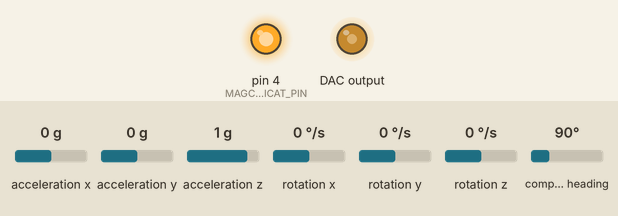
A sketch run on a simulated Arduino Uno, built with avr-gcc and run on an emulated ATmega328P. On the bench: output pins drawn as LEDs (lit = HIGH). Wiring (inferred from the names in the program): MCP4725 DAC at I2C address 0x60. The test bench sets the inputs (shaded band); at power-on: rotation z 0 °/s, compass heading 90°, acceleration x 0 g, acceleration y 0 g, acceleration z 1 g, rotation x 0 °/s, rotation y 0 °/s.

Above: at 6.3 s.
6.4 s: rotation z set to -192 °/s
9.4 s: compass heading set to 180°
At 10.8 s:
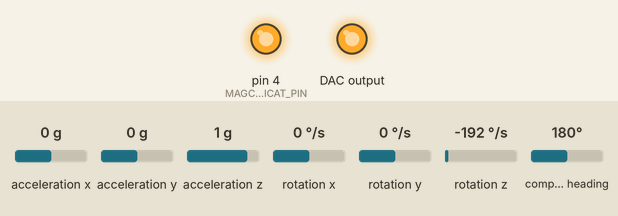
11.1 s: compass heading set to 7°
At 13.9 s:
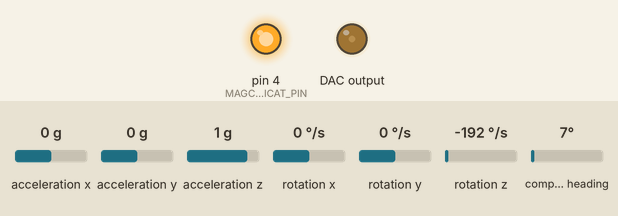
14.1 s: rotation z set to -100 °/s
Timing chart, 0 to 18.1 s (numbered marks = the images above; inputs shaded):
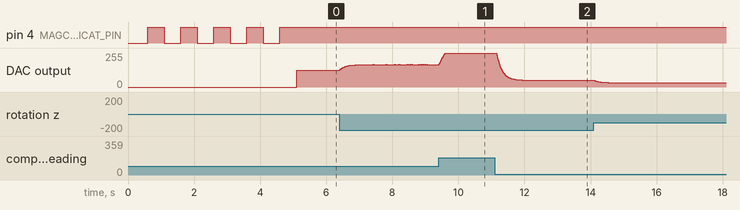

The sketch:

MPU_9250.ino
```cpp
#include "MPU9250.h" // Bolder Flight System library
#include <math.h>

// DAC variables
#define MCP4725_ADDR 0x60  // DAC I2C address

MPU9250 imu(Wire,0x68);;

float lowPassWeight = 0.80;
float gyroWeight = 0.95;
float magWeight = 0.95;

float rawAccX, rawAccY, rawAccZ;
float rawGyroX, rawGyroY, rawGyroZ;
float rawMagX, rawMagY, rawMagZ;
float filteredAccX, filteredAccY, filteredAccZ;
float filteredMagX, filteredMagY, filteredMagZ;
float compMagX, compMagY;
float pitch, roll, yaw = 0.0;
float magHeading;
int cameraPosition;

uint32_t prevTime;
float dt;
int MAGCAL_INDICAT_PIN = 4;
int toggle = 0;
void setup() {
//    Serial.begin(9600);
    pinMode(MAGCAL_INDICAT_PIN, OUTPUT);
    Wire.begin();
    delay(100);

    if (imu.begin() < 0) {  // change to your own address
      Serial.println("IMU initialization unsuccessful");
      Serial.println("Check IMU wiring or try cycling power");
      while(1) {}
    }
  imu.calibrateMag();
//  imu.setMagCalX(imu.getMagBiasX_uT(),imu.getMagScaleFactorX());
//  imu.setMagCalY(imu.getMagBiasY_uT(),imu.getMagScaleFactorY());
//  imu.setMagCalZ(imu.getMagBiasZ_uT(),imu.getMagScaleFactorZ());

  for(int i = 0; i < 10; i++){
    digitalWrite(MAGCAL_INDICAT_PIN, toggle);
    toggle = !toggle;
    delay(500);
  }
  imu.readSensor();
  magHeading = atan2(imu.getMagX_uT(), imu.getMagY_uT());
  prevTime = millis();
}

void loop() {

  imu.readSensor();
  rawAccX =  imu.getAccelY_mss();
  rawAccY =  imu.getAccelX_mss();
  rawAccZ =  -imu.getAccelZ_mss();

  rawGyroX = imu.getGyroY_rads();
  rawGyroY = -imu.getGyroX_rads();
  rawGyroZ = imu.getGyroZ_rads();

  rawMagX = imu.getMagX_uT();
  rawMagY = imu.getMagY_uT();
  rawMagZ = imu.getMagZ_uT();

  // low pass filter
  filteredAccX = lowPassWeight * filteredAccX + (1 - lowPassWeight) * rawAccX;
  filteredAccY = lowPassWeight * filteredAccY + (1 - lowPassWeight) * rawAccY;
  filteredAccZ = lowPassWeight * filteredAccZ + (1 - lowPassWeight) * rawAccZ;

  filteredMagX = lowPassWeight * filteredMagX + (1 - lowPassWeight) * rawMagX;
  filteredMagY = lowPassWeight * filteredMagY + (1 - lowPassWeight) * rawMagY;
  filteredMagZ = lowPassWeight * filteredMagZ + (1 - lowPassWeight) * rawMagZ;

  // complementary filter in (rad)
  dt = (millis() - prevTime) / 1000.0;

  roll = gyroWeight * (roll + rawGyroY * dt) + (1 - gyroWeight) * atan2(filteredAccX, filteredAccZ);
  pitch = gyroWeight * (pitch + rawGyroX * dt) + (1 - gyroWeight) * atan2(filteredAccY, filteredAccZ);
  yaw = gyroWeight * (yaw + rawGyroZ *dt) +  (1 - gyroWeight) * (atan2(filteredMagX, filteredMagY) - magHeading);
  //yaw = (yaw + rawGyroZ *dt);
  // tilt compensation for magnetometer on X and Y axis
//  compMagX = rawMagX * cos(pitch) - rawMagY * sin(roll) * sin(pitch) + rawMagZ * cos(roll) * sin(pitch);
//  compMagY = rawMagY * cos(roll) + rawMagZ * sin(roll);
//  yaw = gyroWeight * (yaw + rawGyroZ *dt) +  (1 - gyroWeight) * atan2(compMagY, compMagX);
//  yaw =  atan2(compMagY, compMagX);
//  yaw =  atan2(rawMagY, rawMagX);

  prevTime = millis();

  cameraPosition = map(int(yaw*180/PI), 90, -90, 0, 4095);
  cameraPosition = constrain(cameraPosition, 0, 4095);
  // sending to DAC
  Wire.beginTransmission(MCP4725_ADDR);
  Wire.write(64);                     // cmd to update the DAC
  Wire.write(cameraPosition >> 4);        // the 8 most significant bits...
  Wire.write(cameraPosition << 4); // the 4 least significant bits...
  Wire.endTransmission();
//  Serial.print(cameraPosition);
//  Serial.print(" ");
//  printRoll();
//  printPitch();
  printYaw();
//  printAll();
//  printMag();
}


void printAll(){
  Serial.print(roll *180/PI);
  Serial.print(" ");
  Serial.print(pitch *180/PI);
  Serial.print(" ");
  Serial.println(yaw*180/PI);
}

void printRoll(){
  Serial.print(atan2(rawAccX,rawAccZ)*180/PI);
  Serial.print(" ");
  Serial.print((roll + rawGyroY * dt)*180/PI);
  Serial.print(" ");
  Serial.println(roll *180/PI);

 }

 void printPitch(){

  Serial.print(filteredAccY);
  Serial.print(" ");
  Serial.print(rawGyroX);
  Serial.print(" ");
  Serial.println(pitch *180/PI);

 }


void printYaw(){
  Serial.print(yaw*180/PI);
  Serial.print(" ");
  Serial.println(magHeading);
}

void printMag(){
  Serial.print(rawMagX);
  Serial.print(" ");
  Serial.print(rawMagY);
  Serial.print(" ");
  Serial.print(rawMagZ);
  Serial.print(" ");
  Serial.println(yaw*180/PI);
}
```
